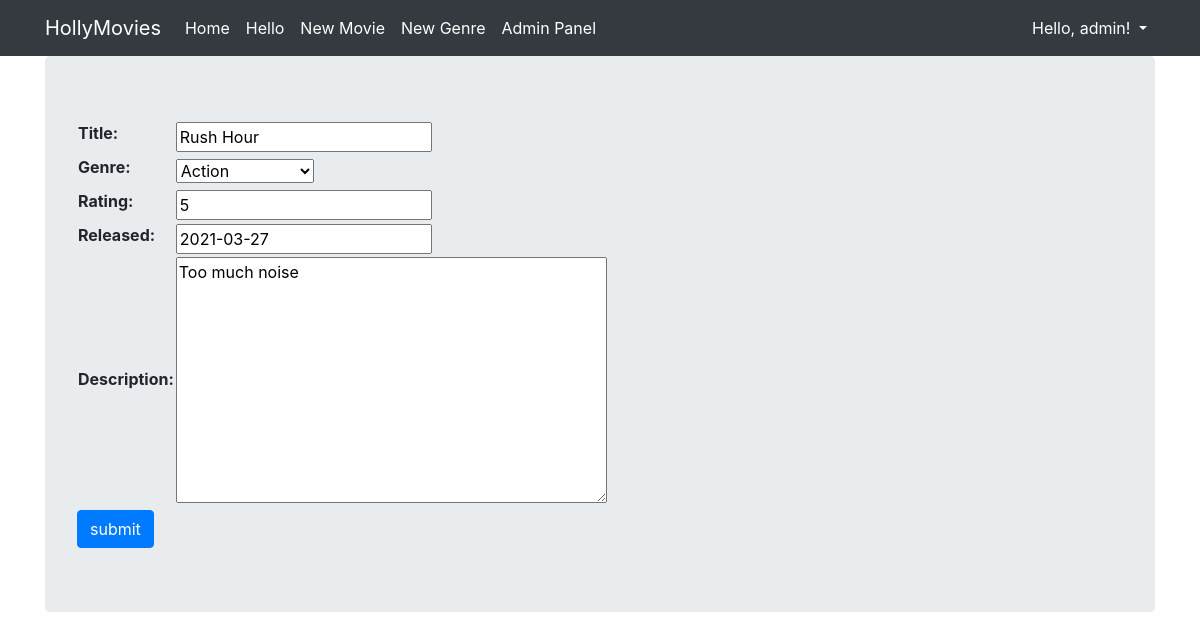
/movie/update/1 (signed in), run on the app's committed database.
### viewer/models.py (models this page shows, shortened)
class Movie(Model):
  title = CharField(max_length=128)
  genre = ForeignKey(Genre, on_delete=DO_NOTHING)
  rating = IntegerField()
  released = DateField()
  description = TextField()
  created = DateTimeField(auto_now_add=True)

### viewer/views.py (the view, shortened to what this page needs)
# urls.py: path('movie/update/<pk>', MovieUpdateView.as_view(), name='movie_update'),
class MovieUpdateView(LoginRequiredMixin, PermissionRequiredMixin, UpdateView, StaffRequiredMixin):
  template_name = 'viewer/form.html'
  model = Movie
  form_class = MovieForm
  success_url = reverse_lazy('movies')
  permission_required = 'viewer.change_movie'

### viewer/forms.py
class MovieForm(ModelForm):
    class Meta:
        model = Movie
        fields = "__all__"

### viewer/models.py (called while the page is built)
  def __str__(self):
    return self.name

### viewer/templates/viewer/form.html (shortened to what this page needs)
{% extends "viewer/base.html" %}
{% block content %}
<form method="post">
      <table>{{form}}</table>
      <input type="submit" value="submit" class="btn btn-primary">
</form>
{% endblock %}

### viewer/templates/viewer/base.html (shortened to what this page needs)
<!DOCTYPE html>
<html lang="en">
<head>
    <link rel="stylesheet" href="https://stackpath.bootstrapcdn.com/bootstrap/4.2.1/css/bootstrap.min.css">
</head>
<body>
<nav class="navbar navbar-expand-lg navbar-dark bg-dark">
    <div class="container fixed">
        <a class="navbar-brand" href="/">HollyMovies</a>
        <div class="collapse navbar-collapse" id="navbarNavAltMarkup">
          <div class="navbar-nav">
            <a class="nav-item nav-link active" href=" {% url 'movies' %}">
              Home
            </a>
            <a class="nav-item nav-link active" href="{% url 'hello' 'creepy' %}?s1=wonderful">
                Hello
            </a>
          <a class="nav-item nav-link active" href="{% url 'movie_create'  %}">
                New Movie
             </a>
              <a class="nav-item nav-link active" href="{% url 'new_genre'  %}">
                New Genre
             </a>
              <a class="nav-item nav-link active" href="/admin">
                Admin Panel
             </a>
          </div>
        </div>
        <div class="navbar-nav ml-auto">
          <div class="nav-item dropdown">
            {% if user.is_authenticated %}
              <a class="nav-link active dropdown-toggle" href="#" data-toggle="dropdown">
                {% if user.first_name %}Hello, {{ user.first_name }}!
                {% else %}Hello, {{ user.username }}!{% endif %}
              </a>
            {% endif %}
          </div>
          </div>
    </div>
</nav>
<div class="container">
  <div class="jumbotron">
    {% block content %}{% endblock %}
  </div>
</div>
</body>
</html>

### data on the page
Movie: title "Rush Hour", genre "Action", rating "5", released "2021-03-27", description "Too much noise"

### other printed values
{{ user.username }} "admin"
